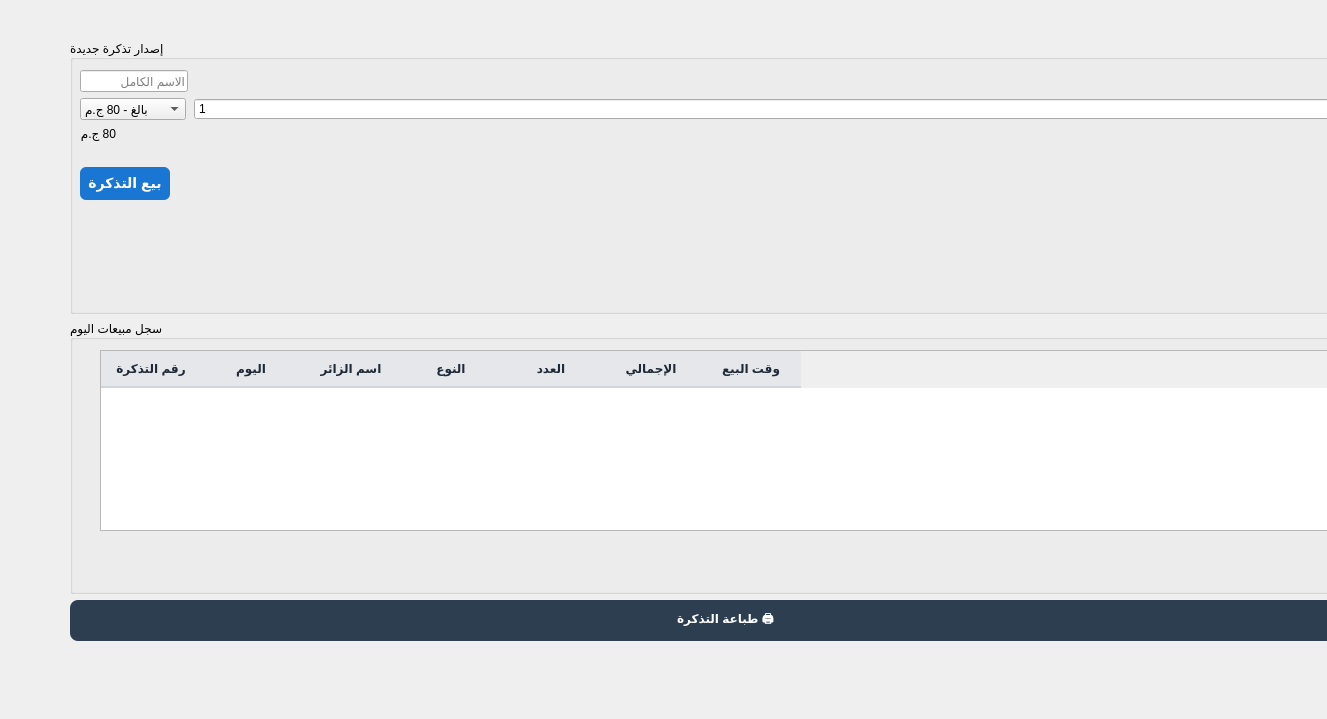
<?xml version="1.0" encoding="UTF-8"?>
<ui version="4.0">
 <class>TicketWidget</class>
 <widget class="QWidget" name="TicketWidget">
  <property name="geometry">
   <rect>
    <x>0</x>
    <y>0</y>
    <width>1327</width>
    <height>719</height>
   </rect>
  </property>
  <property name="windowTitle">
   <string>Form</string>
  </property>
  <property name="styleSheet">
   <string notr="true">QMainWindow {
    background-color: #F4F6F9; /* رمادي فاتح جداً مريح للعين */
}</string>
  </property>
  <widget class="QWidget" name="verticalLayoutWidget">
   <property name="geometry">
    <rect>
     <x>70</x>
     <y>40</y>
     <width>1311</width>
     <height>601</height>
    </rect>
   </property>
   <layout class="QVBoxLayout" name="verticalLayout">
    <item>
     <widget class="QGroupBox" name="groupHistory">
      <property name="styleSheet">
       <string notr="true"/>
      </property>
      <property name="title">
       <string>إصدار تذكرة جديدة</string>
      </property>
      <widget class="QWidget" name="formLayoutWidget">
       <property name="geometry">
        <rect>
         <x>10</x>
         <y>30</y>
         <width>1271</width>
         <height>181</height>
        </rect>
       </property>
       <layout class="QFormLayout" name="formLayout">
        <item row="0" column="0">
         <widget class="QLineEdit" name="lineEditVisitorName">
          <property name="placeholderText">
           <string>الاسم الكامل</string>
          </property>
         </widget>
        </item>
        <item row="1" column="0">
         <widget class="QComboBox" name="comboTicketType">
          <property name="styleSheet">
           <string notr="true"/>
          </property>
          <item>
           <property name="text">
            <string>بالغ - 80 ج.م</string>
           </property>
          </item>
          <item>
           <property name="text">
            <string>طفل - 40 ج.م</string>
           </property>
          </item>
          <item>
           <property name="text">
            <string>عائلة - 200 ج.م</string>
           </property>
          </item>
          <item>
           <property name="text">
            <string>طالب - 50 ج.م</string>
           </property>
          </item>
         </widget>
        </item>
        <item row="1" column="1">
         <widget class="QSpinBox" name="spinBoxQty">
          <property name="styleSheet">
           <string notr="true"/>
          </property>
          <property name="minimum">
           <number>1</number>
          </property>
          <property name="maximum">
           <number>20</number>
          </property>
         </widget>
        </item>
        <item row="2" column="0">
         <widget class="QLabel" name="labelTotal">
          <property name="text">
           <string>80 ج.م</string>
          </property>
         </widget>
        </item>
        <item row="4" column="0">
         <widget class="QPushButton" name="btnSell">
          <property name="styleSheet">
           <string notr="true">QPushButton {
    background-color: #1976D2; /* لون أزرق جذاب للخلفية */
    color: white;              /* لون الكلمة أبيض عشان تبان */
    border-radius: 6px;        /* تدوير حواف الزرار */
    padding: 8px;              /* تكبير مساحة الزرار من جوه */
    font-weight: bold;         /* تخنيط الكلمة */
    font-size: 14px;
}

QPushButton:hover {
    background-color: #1565C0; /* لون أزرق أغمق شوية لما الماوس ييجي عليه */
}</string>
          </property>
          <property name="text">
           <string>بيع التذكرة</string>
          </property>
          <property name="icon">
           <iconset resource="resources.qrc">
            <normaloff>:/icons/icons/ticket-svgrepo-com.svg</normaloff>:/icons/icons/ticket-svgrepo-com.svg</iconset>
          </property>
         </widget>
        </item>
        <item row="3" column="0" colspan="2">
         <widget class="QLabel" name="labelError">
          <property name="styleSheet">
           <string notr="true">color: red;</string>
          </property>
          <property name="text">
           <string/>
          </property>
         </widget>
        </item>
       </layout>
      </widget>
     </widget>
    </item>
    <item>
     <widget class="QGroupBox" name="groupSell">
      <property name="styleSheet">
       <string notr="true"/>
      </property>
      <property name="title">
       <string>سجل مبيعات اليوم</string>
      </property>
      <widget class="QTableWidget" name="tableTickets">
       <property name="geometry">
        <rect>
         <x>30</x>
         <y>30</y>
         <width>1241</width>
         <height>181</height>
        </rect>
       </property>
       <property name="styleSheet">
        <string notr="true">QHeaderView::section {
    background-color: #E5E7EB; /* رمادي فاتح للهيدر */
    color: #1F2937;            /* لون النص رمادي غامق يقترب للأسود */
    font-weight: bold;
    border: none;
    border-bottom: 2px solid #D1D5DB; /* خط خفيف يفصل الهيدر عن البيانات */
    padding: 8px;
}</string>
       </property>
       <property name="editTriggers">
        <set>QAbstractItemView::EditTrigger::NoEditTriggers</set>
       </property>
       <property name="alternatingRowColors">
        <bool>true</bool>
       </property>
       <property name="selectionBehavior">
        <enum>QAbstractItemView::SelectionBehavior::SelectRows</enum>
       </property>
       <column>
        <property name="text">
         <string>رقم التذكرة</string>
        </property>
       </column>
       <column>
        <property name="text">
         <string>اليوم</string>
        </property>
       </column>
       <column>
        <property name="text">
         <string>اسم الزائر</string>
        </property>
       </column>
       <column>
        <property name="text">
         <string>النوع</string>
        </property>
       </column>
       <column>
        <property name="text">
         <string>العدد</string>
        </property>
       </column>
       <column>
        <property name="text">
         <string>الإجمالي</string>
        </property>
       </column>
       <column>
        <property name="text">
         <string>وقت البيع</string>
        </property>
       </column>
      </widget>
     </widget>
    </item>
    <item>
     <layout class="QHBoxLayout" name="horizontalLayout">
      <item>
       <widget class="QPushButton" name="btnPrintTicket">
        <property name="styleSheet">
         <string notr="true">background-color: #2c3e50;
color: white;
border-radius: 8px;
padding: 10px;
font-weight: bold;</string>
        </property>
        <property name="text">
         <string>طباعة التذكرة 🖨️</string>
        </property>
       </widget>
      </item>
     </layout>
    </item>
   </layout>
  </widget>
 </widget>
 <resources>
  <include location="resources.qrc"/>
 </resources>
 <connections/>
</ui>
